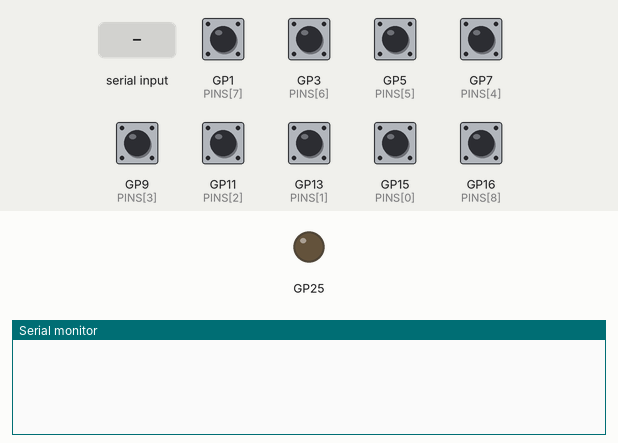
Simulated run of this program. Board: Raspberry Pi Pico. Parts: output pins drawn as LEDs (lit = HIGH), the last lines printed to the serial monitor. Inputs (shaded band) come from the test bench; at power-on: GP1 (PINS[7]), GP3 (PINS[6]), GP5 (PINS[5]), GP7 (PINS[4]), GP9 (PINS[3]), GP11 (PINS[2]), GP13 (PINS[1]), GP15 (PINS[0]), GP16 (PINS[8]) HIGH.

Above: at 1.2 s.
1.3 s: GP1 (PINS[7]) pulled LOW for 0.15 s
At 1.7 s:
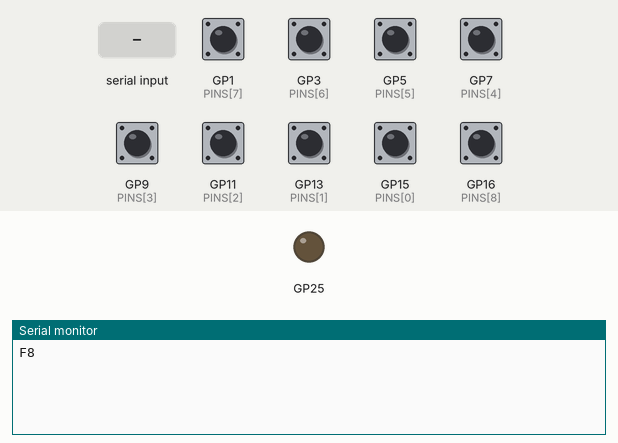
2.9 s: "WAREI_HEY\n" received over Serial
At 4.1 s:
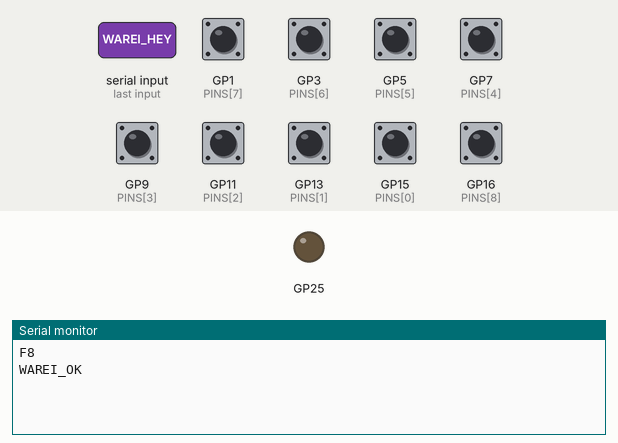

Measured:
- after the input at 1.3 s, the serial monitor: prints a new line at once (image 1)
- after the input at 2.9 s, the serial monitor: prints a new line at once (image 2)

The program:

main.cpp
```cpp
#include <Arduino.h>

const unsigned PINS[] = { 15, 13, 11, 9, 7, 5, 3, 1, 16 };
const unsigned short BUTTON_COUNT = 9;

int lastButtonState[BUTTON_COUNT];

unsigned long lastDepressTime[BUTTON_COUNT];
const unsigned long DEPRESS_DELAY = 50;

void setup()
{
  pinMode(25, OUTPUT);
  Serial.begin(115200);

  digitalWrite(25, HIGH);
  unsigned long startWait = millis();
  while (!Serial && (millis() - startWait < 5000))
  {
    digitalWrite(25, (millis() / 100) % 2);
    delay(10);
  }
  digitalWrite(25, LOW);

  for (int i = 0; i < BUTTON_COUNT; i++)
  {
    pinMode(PINS[i], INPUT_PULLUP);
    lastButtonState[i] = HIGH;
    lastDepressTime[i] = 0;
  }
}

void loop()
{
  if (Serial.available() > 0)
  {
    String data = Serial.readStringUntil('\n');
    data.trim();

    if (data == "WAREI_HEY")
    {
      Serial.println("WAREI_OK");
    }
  }

  for (int i = 0; i < BUTTON_COUNT; i++)
  {
    int currentState = digitalRead(PINS[i]);

    if (currentState != lastButtonState[i])
    {
      if ((millis() - lastDepressTime[i]) > DEPRESS_DELAY)
      {
        if (currentState == LOW)
        {
          Serial.print("F");
          Serial.println(i + 1);
        }

        lastDepressTime[i] = millis();
      }

      lastButtonState[i] = currentState;
    }
  }
}
```
